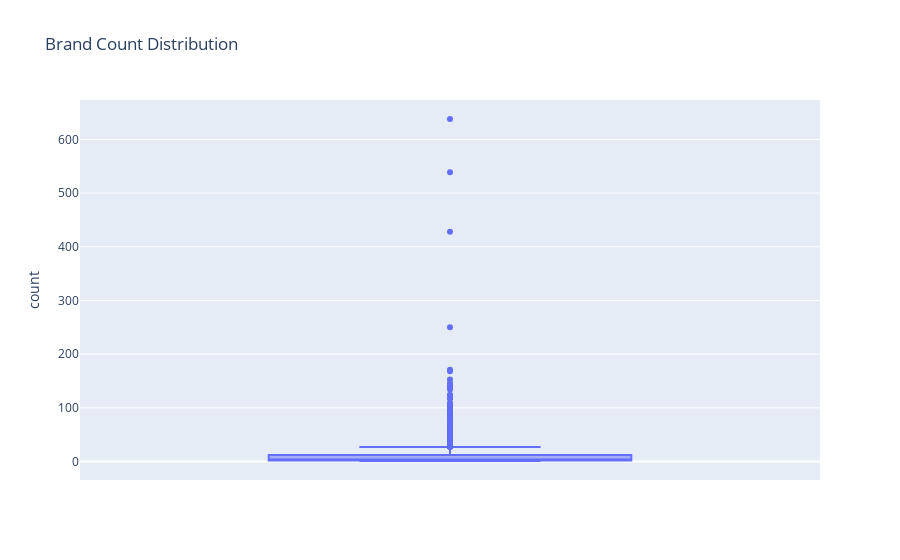

The cell this chart's notebook holds for it:
### Code cell
# calculate brand count
brand_count = data['brand'].value_counts()
brand_count = brand_count.reset_index()
brand_count.columns = ['brand', 'count']

# plot box plot using plotly
import plotly.express as px
fig = px.box(brand_count, y='count', title='Brand Count Distribution')
fig.show()


# count the number of brands having count less than 120
brand_count_less_than_12 = brand_count[brand_count['count'] < 12]
print(f"# of brands having count less than 12 = {brand_count_less_than_12.shape[0]}")
brand_count_less_than_110 = brand_count[(brand_count['count'] < 110) & (brand_count['count'] >= 12 )]
print(f"# of brands having count less than 110 = {brand_count_less_than_110.shape[0]}")
brand_count_gret_than_110 = brand_count[brand_count['count'] > 110]
print(f"# of brands having count greater than 110 = {brand_count_gret_than_110.shape[0]}")

### Figure 1 — Plotly figure (JSON) as saved in the notebook; plotly's stock layout.template omitted (floating-point values rounded to 4 significant figures; data arrays with more than 128 entries replaced by an {"elided": "..."} marker saying what was removed)
{"data": [{"alignmentgroup": "True", "hovertemplate": "count=%{y}<extra></extra>", "legendgroup": "", "marker": {"color": "#636efa"}, "name": "", "notched": false, "offsetgroup": "", "orientation": "v", "showlegend": false, "type": "box", "x0": " ", "xaxis": "x", "y": {"elided": "2313 int values"}, "y0": " ", "yaxis": "y"}], "layout": {"boxmode": "group", "legend": {"tracegroupgap": 0}, "title": {"text": "Brand Count Distribution"}, "xaxis": {"anchor": "y", "domain": [0, 1]}, "yaxis": {"anchor": "x", "domain": [0, 1], "title": {"text": "count"}}}}
